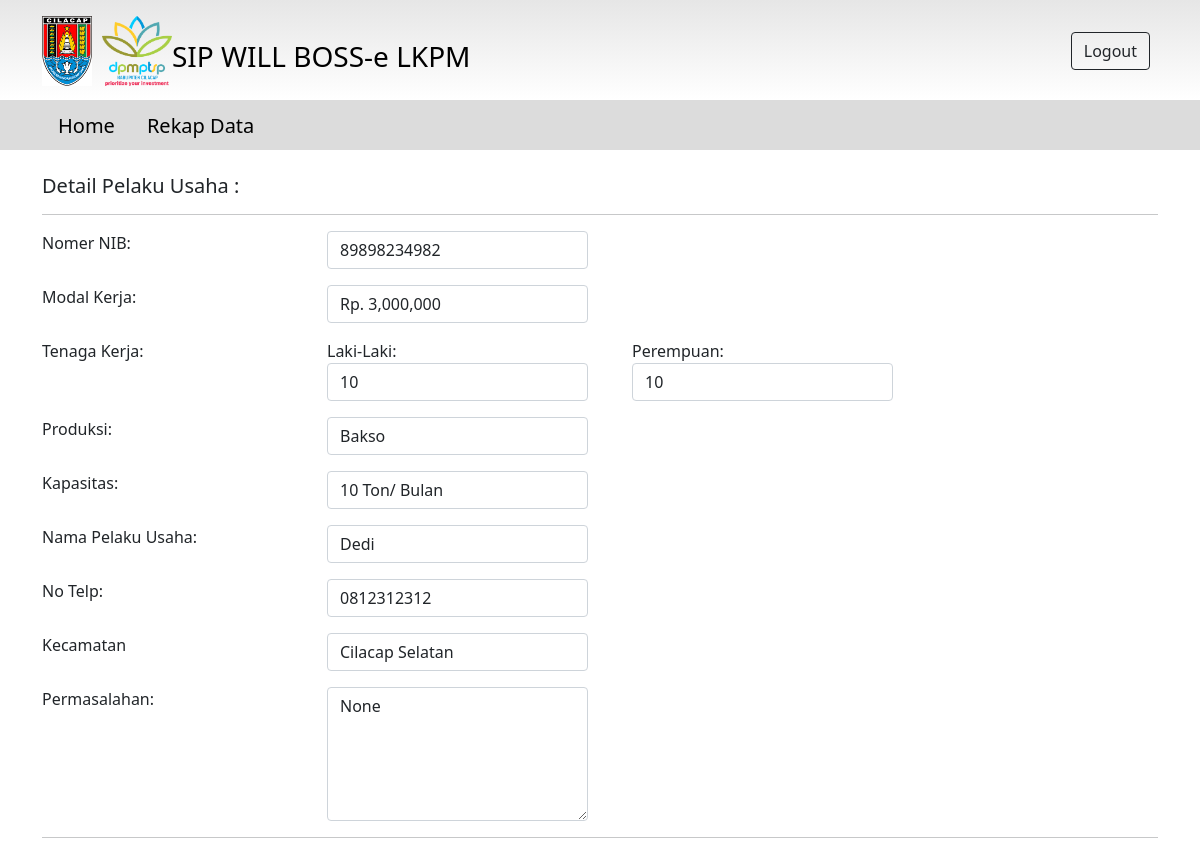
Screenshot of /detailpelakuusaha/89898234982 (signed in) with the database file from the repository.
### PelakuUsaha/models.py (models this page shows)
class PelakuUsaha(models.Model):
    kecamatan = models.CharField(max_length=100, null=True)
    nib = models.CharField(max_length=100, null=False)
    modal_kerja = models.IntegerField(null=True, blank=True)
    laki_laki = models.IntegerField(blank=True, null=True)
    perempuan = models.IntegerField(blank=True, null=True)
    produksi = models.CharField(max_length=100,blank=True, null=True)
    tanggal_input = models.DateField(auto_now=True,blank=True,null=True)
    kapasitas = models.CharField(max_length=20, null=True)
    nama_pelaku_usaha = models.CharField(max_length=100,null=True)
    no_telp = models.CharField(max_length=100)
    permasalahan = models.CharField(max_length=250,null=True)

### Dashboard/views.py (the view)
# urls.py: path('detailpelakuusaha/<nib>', DetailPelakuUsaha,name='detailpelakuusaha'),
@login_required(login_url='login')
def DetailPelakuUsaha(request,nib):
    data = PelakuUsaha.objects.get(nib=nib)
    context = {
        'data':data
    }
    return render(request, 'Dashboard/DetailPelakuUsaha.html', context)

### templates/Dashboard/DetailPelakuUsaha.html
{% extends 'base.html' %}
{% load humanize %}
{% block content %}
<div class="container mt-4">
    <h5>Detail Pelaku Usaha :</h5>
    <form method="POST">
        <hr/>
        <p>
          <div class="row">
            <div class="col-md-3">Nomer NIB:</div>
            <div class="col-md-3"><input type="text" name="nib" class="form-control" value="{{ data.nib }}"></div>
          </div>
        </p>
        <p>
          <div class="row">
            <div class="col-md-3">Modal Kerja:</div>
            <div class="col-md-3"><input type="text" name="modal_kerja" class="form-control" value="Rp. {{ data.modal_kerja|intcomma }}"></div>
          </div>
        </p>
        <p>
            <div class="row">
                <div class="col-md-3">
                  <span style="margin-right: 50px;">Tenaga Kerja:</span>
                </div>
                <div class="col-md-3" style="margin-right:20px;">
                  Laki-Laki:
                  <input type="text" name="laki_laki" class="form-control" value="{{ data.laki_laki }}">
                </div>
                <div class="col-md-3">
                  Perempuan:
                  <input type="text" name="perempuan" class="form-control" value="{{ data.perempuan }}">
                </div>
              </div>
        </p>
        <p>
          <div class="row">
            <div class="col-md-3">Produksi:</div>
            <div class="col-md-3"><input type="text" name="produksi" class="form-control" value="{{ data.produksi }}"></div>
          </div>
        </p>
        <p>
          <div class="row">
            <div class="col-md-3">Kapasitas:</div>
            <div class="col-md-3"><input type="text" name="kapasitas" class="form-control" value="{{ data.kapasitas }}"></div>
          </div>
        </p>
        <p>
          <div class="row">
            <div class="col-md-3">Nama Pelaku Usaha:</div>
            <div class="col-md-3"><input type="text" name="nama_pelaku_usaha" class="form-control" value="{{ data.nama_pelaku_usaha }}"></div>
          </div>
        </p>
        <p>
          <div class="row">
            <div class="col-md-3">No Telp:</div>
            <div class="col-md-3"><input type="text" name="no_telp" class="form-control" value="{{ data.no_telp }}"></div>
          </div>
        </p>
        <p>
            <div class="row">
              <div class="col-md-3">Kecamatan</div>
              <div class="col-md-3"><input type="text" name="kec" class="form-control" value="{{ data.kecamatan }}"></div>
            </div>
          </p>
        <p>
          <div class="row">
            <div class="col-md-3">Permasalahan:</div>
            <div class="col-md-3">
            <textarea name="permasalahan" value="{{ data.permasalahan }}" class="form-control" rows="5" cols="40" width: 100%;">{{data.permasalahan}}</textarea>
            </div>
        </div>
        </p>
        <hr/>
      </form>
</div>
{% endblock %}

### rows the page displays
PelakuUsaha: nib "89898234982", modal_kerja "Rp. 3,000,000", laki_laki "10", perempuan "10", produksi "Bakso", kapasitas "10 Ton/ Bulan", nama_pelaku_usaha "Dedi", no_telp "0812312312", kec "Cilacap Selatan", permasalahan "None"
